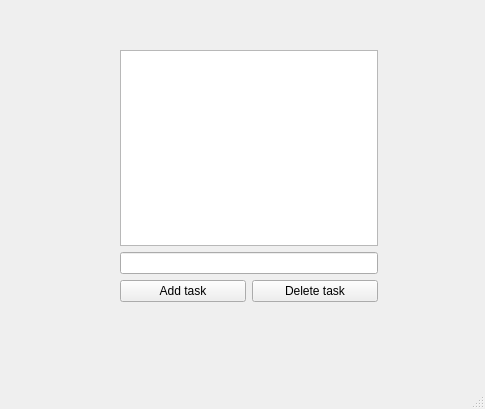
<?xml version="1.0" encoding="UTF-8"?>
<ui version="4.0">
 <class>MainWindow</class>
 <widget class="QMainWindow" name="MainWindow">
  <property name="geometry">
   <rect>
    <x>0</x>
    <y>0</y>
    <width>485</width>
    <height>409</height>
   </rect>
  </property>
  <property name="windowTitle">
   <string>MainWindow</string>
  </property>
  <widget class="QWidget" name="centralwidget">
   <widget class="QWidget" name="verticalLayoutWidget">
    <property name="geometry">
     <rect>
      <x>120</x>
      <y>50</y>
      <width>258</width>
      <height>252</height>
     </rect>
    </property>
    <layout class="QVBoxLayout" name="verticalLayout">
     <item>
      <widget class="QListWidget" name="listWidget"/>
     </item>
     <item>
      <widget class="QLineEdit" name="lineEdit">
       <property name="inputMask">
        <string/>
       </property>
      </widget>
     </item>
     <item>
      <layout class="QHBoxLayout" name="horizontalLayout">
       <item>
        <widget class="QPushButton" name="pushButton">
         <property name="text">
          <string>Add task</string>
         </property>
        </widget>
       </item>
       <item>
        <widget class="QPushButton" name="pushButton_2">
         <property name="text">
          <string>Delete task</string>
         </property>
        </widget>
       </item>
      </layout>
     </item>
    </layout>
   </widget>
  </widget>
  <widget class="QMenuBar" name="menubar">
   <property name="geometry">
    <rect>
     <x>0</x>
     <y>0</y>
     <width>485</width>
     <height>22</height>
    </rect>
   </property>
  </widget>
  <widget class="QStatusBar" name="statusbar"/>
 </widget>
 <resources/>
 <connections/>
</ui>
